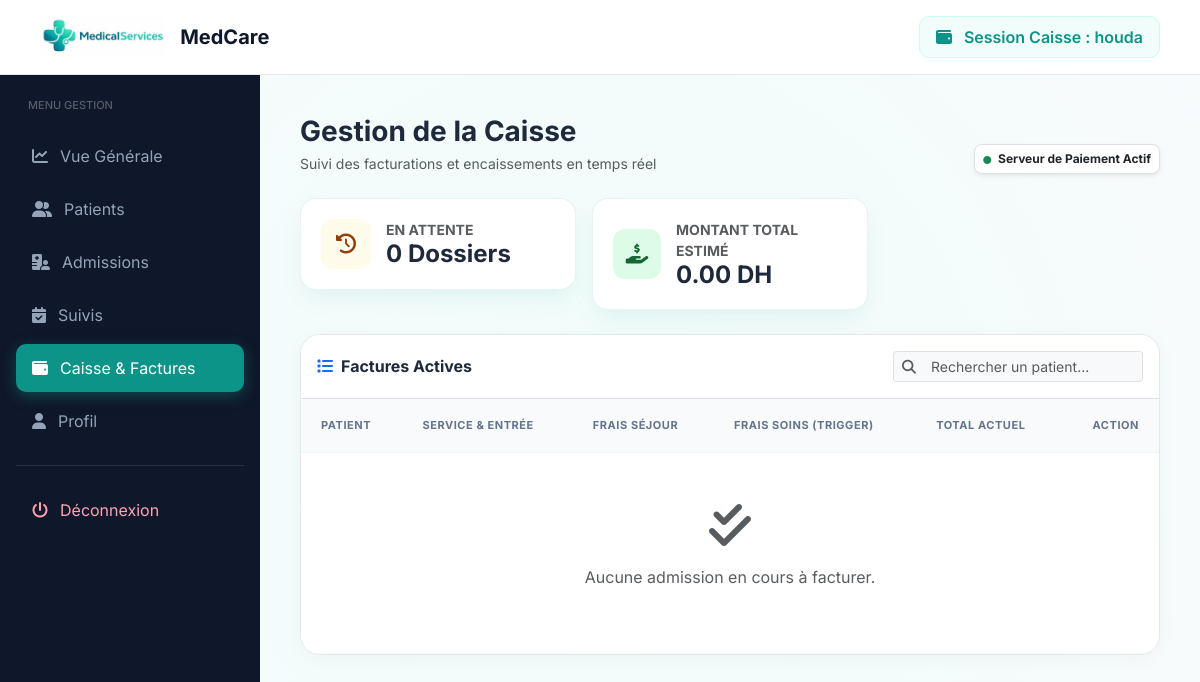
The page /connexion_secretaire/caisse.php (signed in) on the database as committed earlier.
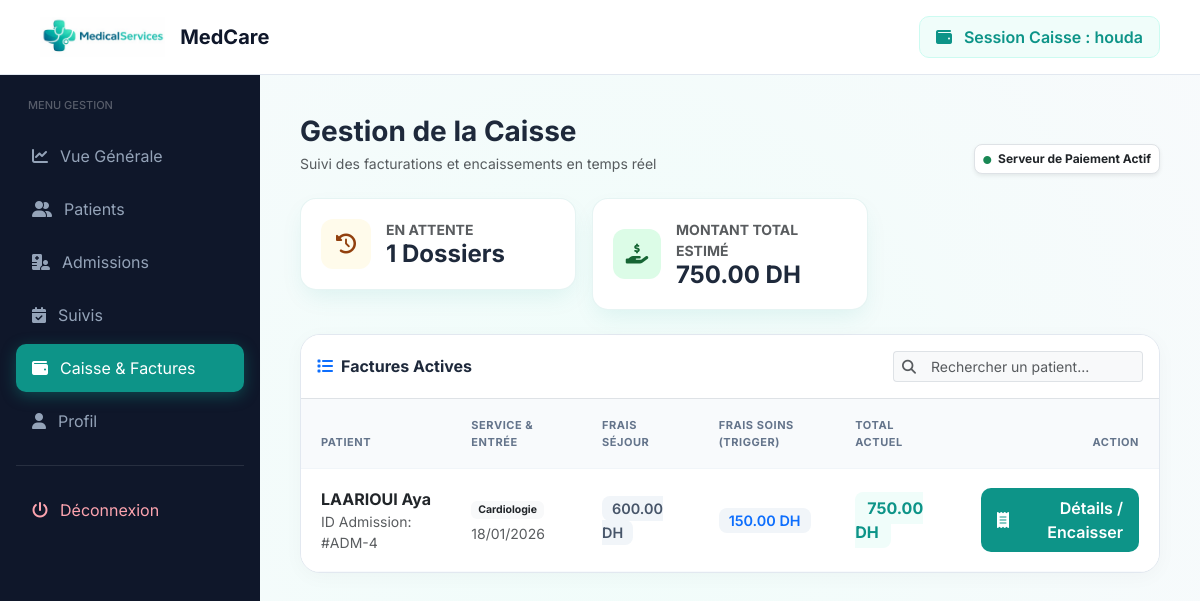
The same page on the database as committed later.
### tables this page shows
CREATE TABLE `factures` (
  `id_facture` int(11) NOT NULL,
  `id_admission` int(11) NOT NULL,
  `id_patient` int(11) NOT NULL,
  `id_utilisateur` int(11) NOT NULL,
  `date_facture` timestamp NOT NULL DEFAULT current_timestamp() ON UPDATE current_timestamp(),
  `numero_facture` varchar(255) NOT NULL,
  `nb_jours` int(11) NOT NULL DEFAULT 1,
  `prix_unitaire_jour` decimal(10,0) NOT NULL,
  `frais_actes_medicaux` decimal(10,0) NOT NULL,
  `montant_total` decimal(10,2) NOT NULL,
  `mode_paiement` enum('Espèces','Carte','Chèque') NOT NULL,
  `type_couverture` enum('CNSS','CNOPS','MUTUELLE_PRIVEE','AUCUN') NOT NULL,
  `statut_paiement` enum('Payé','Annulé') NOT NULL
);

CREATE TABLE `patients` (
  `id_patient` int(11) NOT NULL,
  `CIN` varchar(10) NOT NULL,
  `nom` varchar(50) NOT NULL,
  `prenom` varchar(50) NOT NULL,
  `date_naissance` date DEFAULT NULL,
  `sexe` varchar(255) DEFAULT NULL,
  `adresse` varchar(100) DEFAULT NULL,
  `telephone` varchar(20) DEFAULT NULL,
  `email` varchar(50) DEFAULT NULL,
  `groupe_sanguin` varchar(255) NOT NULL,
  `statut` varchar(255) NOT NULL DEFAULT 'stable',
  `allergies` text NOT NULL,
  `date_inscription` timestamp NOT NULL DEFAULT current_timestamp(),
  `id_medecin` int(11) NOT NULL
);

CREATE TABLE `admissions` (
  `id_admission` int(11) NOT NULL,
  `id_patient` int(11) NOT NULL,
  `id_medecin` int(11) DEFAULT NULL,
  `id_chambre` int(11) DEFAULT NULL,
  `date_admission` datetime NOT NULL,
  `date_sortie` datetime DEFAULT NULL,
  `service` varchar(100) NOT NULL,
  `motif` text NOT NULL,
  `type_admission` varchar(50) DEFAULT 'Normal',
  `statut` varchar(50) DEFAULT 'En cours'
);

### connexion_secretaire/caisse.php (the view, shortened to what the changed rows need)
<?php
include("../config/connexion.php");
$query = "SELECT f.*, p.nom, p.prenom, a.date_admission, a.service
          FROM factures f
          JOIN admissions a ON f.id_admission = a.id_admission
          JOIN patients p ON a.id_patient = p.id_patient
          WHERE a.statut = 'En cours'
          ORDER BY f.date_facture DESC";
$factures = $pdo->query($query)->fetchAll();
$total_attente = count($factures);
$montant_global = array_sum(array_column($factures, 'montant_total'));
?>
<!DOCTYPE html>
<html lang="fr">
<head>
    <link rel="stylesheet" href="https://cdnjs.cloudflare.com/ajax/libs/font-awesome/6.5.0/css/all.min.css">
    <link href="https://cdn.jsdelivr.net/npm/bootstrap@5.3.2/dist/css/bootstrap.min.css" rel="stylesheet">
</head>
<body>
<div class="wrapper">
    <main class="content">
        <div class="d-flex justify-content-between align-items-end mb-4">
            <div>
                <h1 class="h3 fw-bold mb-1">Gestion de la Caisse</h1>
            </div>
        </div>
        <div class="row g-3 mb-4">
            <div class="col-md-4">
                <div class="stat-card">
                    <div>
                        <div class="text-muted small fw-bold">EN ATTENTE</div>
                        <div class="h4 mb-0 fw-bold"><?= $total_attente ?> Dossiers</div>
                    </div>
                </div>
            </div>
            <div class="col-md-4">
                <div class="stat-card">
                    <div>
                        <div class="text-muted small fw-bold">MONTANT TOTAL ESTIMÉ</div>
                        <div class="h4 mb-0 fw-bold"><?= number_format($montant_global, 2) ?> DH</div>
                    </div>
                </div>
            </div>
        </div>
        <div class="main-card">
            <div class="table-responsive">
                <table class="table align-middle">
                    <thead>
                        <tr>
                            <th>Patient</th>
                            <th>Service & Entrée</th>
                            <th>Frais Séjour</th>
                            <th>Frais Soins (Trigger)</th>
                            <th>Total Actuel</th>
                            <th class="text-end">Action</th>
                        </tr>
                    </thead>
                    <tbody>
                        <?php foreach($factures as $f): ?>
                        <tr>
                            <td>
                                <div class="fw-bold text-dark"><?= strtoupper($f['nom']) ?> <?= $f['prenom'] ?></div>
                                <div class="text-muted small">ID Admission: #ADM-<?= $f['id_admission'] ?></div>
                            </td>
                            <td>
                                <div class="small"><span class="badge bg-light text-dark border-0"><?= $f['service'] ?></span></div>
                                <div class="text-muted small mt-1"><?= date('d/m/Y', strtotime($f['date_admission'])) ?></div>
                            </td>
                            <td><span class="amount-tag"><?= number_format($f['nb_jours'] * $f['prix_unitaire_jour'], 2) ?> DH</span></td>
                            <td><span class="amount-tag text-primary"><?= number_format($f['frais_actes_medicaux'], 2) ?> DH</span></td>
                            <td><span class="total-tag"><?= number_format($f['montant_total'], 2) ?> DH</span></td>
                            <td class="text-end">
                                <a href="details_facture.php?id_adm=<?= $f['id_admission'] ?>" class="btn-pay">
                                    <i class="fa-solid fa-receipt"></i> Détails / Encaisser
                                </a>
                            </td>
                        </tr>
                        <?php endforeach; ?>
                        <?php if(empty($factures)): ?>
                        <tr>
                            <td colspan="6" class="text-center py-5">
                                <i class="fa-solid fa-check-double fa-3x mb-3 text-muted opacity-20"></i>
                                <p class="text-muted">Aucune admission en cours à facturer.</p>
                            </td>
                        </tr>
                        <?php endif; ?>
                    </tbody>
                </table>
            </div>
        </div>
    </main>
</div>
</body>
</html>

Rows that differ between the two databases and show on the page:
added factures: id_patient.nom "LAARIOUI", id_patient.prenom "Aya", id_admission "4", id_admission.service "Cardiologie", id_admission.date_admission "18/01/2026", $f['nb_jours'] * $f['prix_unitaire_jour'] "600.00", frais_actes_medicaux "150.00", montant_total "750.00"
Other text that changed with them:
$total_attente: "0" → "1"
$montant_global: "0.00" → "750.00"
text no longer shown: "Aucune admission en cours à facturer."
